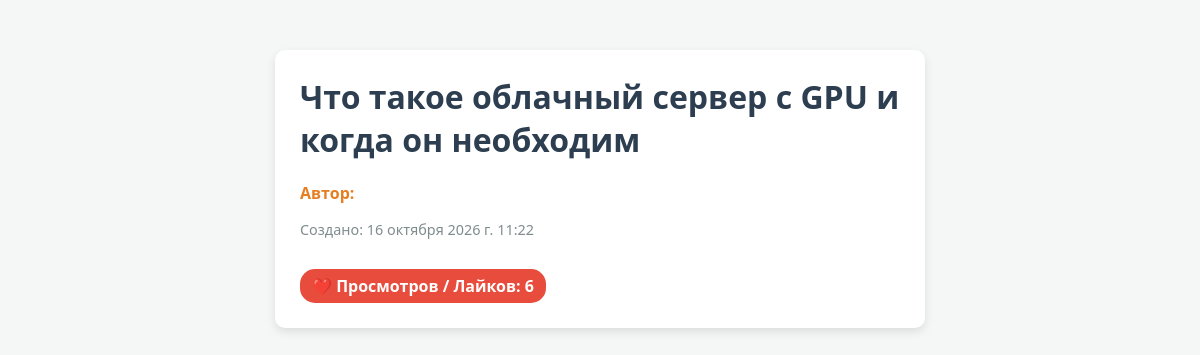
Screenshot of /3/ with the database file from the repository.
### blog/models.py (models this page shows, shortened)
class Blog(models.Model):
    title = models.CharField(max_length=200, verbose_name="Заголовок")
    content = models.TextField(default='', verbose_name="Содержимое")
    created_at = models.DateTimeField(auto_now_add=True, verbose_name="Дата создания")
    likes = models.IntegerField(default=0, verbose_name="Количество лайков")

### blog/views.py (the view)
# urls.py: path('<int:pk>/', views.blog_detail, name='blog_detail'),
def blog_detail(request, pk):
    blog = get_object_or_404(Blog, pk=pk)
    blog.likes += 1
    blog.save()
    return render(request, 'blog_detail.html', {'blog_id': blog})

### templates/blog_detail.html (shortened to what this page needs)
<!DOCTYPE html>
<html lang="ru">
<head>
</head>
<body>
    <div class="card">
        <h1>{{ blog_id.title }}</h1>
        <p class="author">Автор: {{ blog_id.author }}{% if blog_id.author == 'Ivanov Ivan' %} (Главный редактор){% endif %}</p>
        <div class="meta">
            <p>Создано: {{ blog_id.created_at }}</p>
        </div>
        <div class="likes-count">
            ❤️ Просмотров / Лайков: {{ blog_id.likes }}
        </div>
    </div>
</body>
</html>

### templates/blog_detail.html (style rules this page uses)
body { font-family: 'Segoe UI', Tahoma, Geneva, Verdana, sans-serif; background-color: #f4f7f6; margin: 0; padding: 20px; color: #333; }
.card { max-width: 600px; margin: 30px auto; background: #fff; padding: 25px; border-radius: 10px; box-shadow: 0 4px 10px rgba(0,0,0,0.1); }
h1 { color: #2c3e50; margin-top: 0; }
.meta { font-size: 0.9rem; color: #7f8c8d; margin-bottom: 10px; }
.author { font-weight: bold; color: #e67e22; }
.likes-count { background: #e74c3c; color: white; padding: 6px 12px; border-radius: 15px; display: inline-block; font-weight: bold; margin-top: 15px; }

### rows the page displays
Blog: title "Что такое облачный сервер с GPU и когда он необходим", created_at "16 октября 2026 г. 11:22", likes "6"
